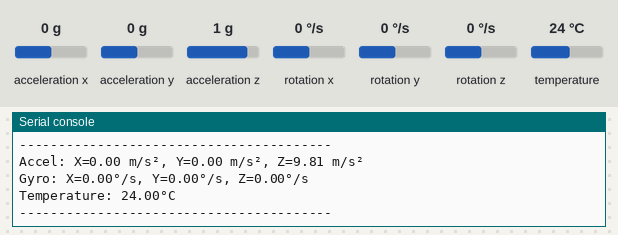
Recording of a program running on a simulated CircuitPython board. Shown: the last lines printed to the serial console. The inputs (shaded band) are chosen by the test bench; at power-on: acceleration x 0 g, acceleration y 0 g, acceleration z 1 g, rotation x 0 °/s, rotation y 0 °/s, rotation z 0 °/s, temperature 24 °C.

Above: at 1.2 s.
1.3 s: acceleration x set to -1.4 g
2.8 s: acceleration y set to -1.4 g
4.3 s: acceleration z set to -1.4 g
5.8 s: rotation x set to -192 °/s
At 6.3 s:
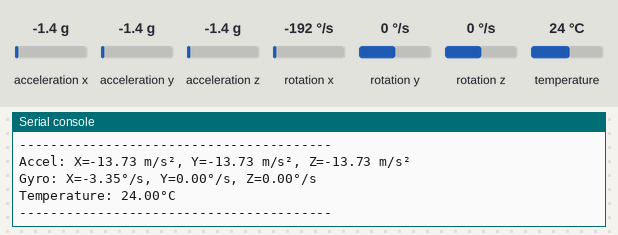
7.3 s: rotation y set to -192 °/s
At 8.0 s:
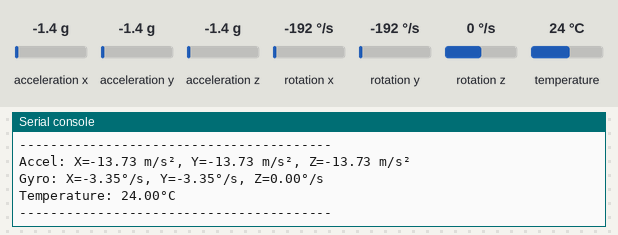

Measured:
- after the input at 5.8 s, the serial console: prints a new line after 0.23 s (image 1)
- after the input at 7.3 s, the serial console: prints a new line after 0.24 s (image 2)

The program:

MPU.py
```python
import time
import board
import busio
import adafruit_mpu6050

# Initialize I2C bus
i2c = busio.I2C(board.SCL, board.SDA)  # Uses default I2C pins

# Initialize MPU6050
mpu = adafruit_mpu6050.MPU6050(i2c)

while True:
    # Read accelerometer data
    accel_x, accel_y, accel_z = mpu.acceleration

    # Read gyroscope data
    gyro_x, gyro_y, gyro_z = mpu.gyro

    # Read temperature
    temperature = mpu.temperature

    # Print readings
    print(f"Accel: X={accel_x:.2f} m/s², Y={accel_y:.2f} m/s², Z={accel_z:.2f} m/s²")
    print(f"Gyro: X={gyro_x:.2f}°/s, Y={gyro_y:.2f}°/s, Z={gyro_z:.2f}°/s")
    print(f"Temperature: {temperature:.2f}°C")
    print("-" * 40)

    time.sleep(0.5)  # Wait before the next reading
```
